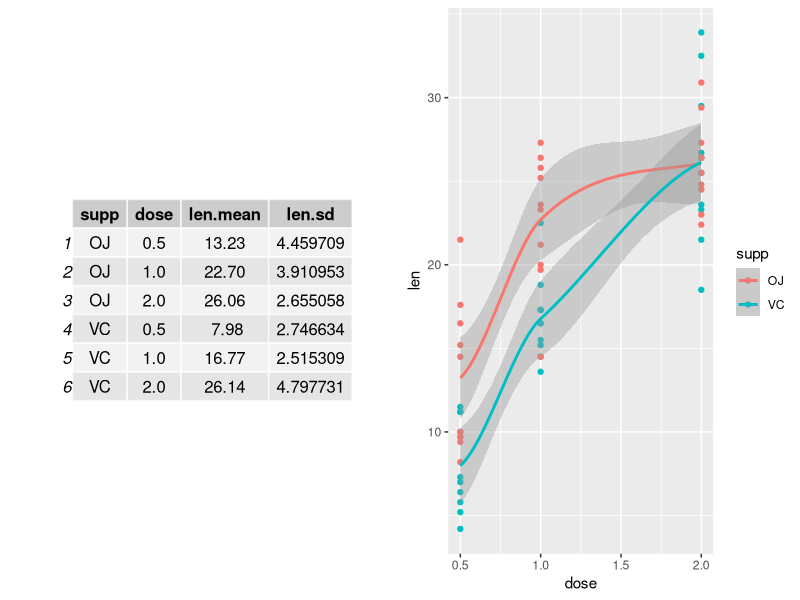
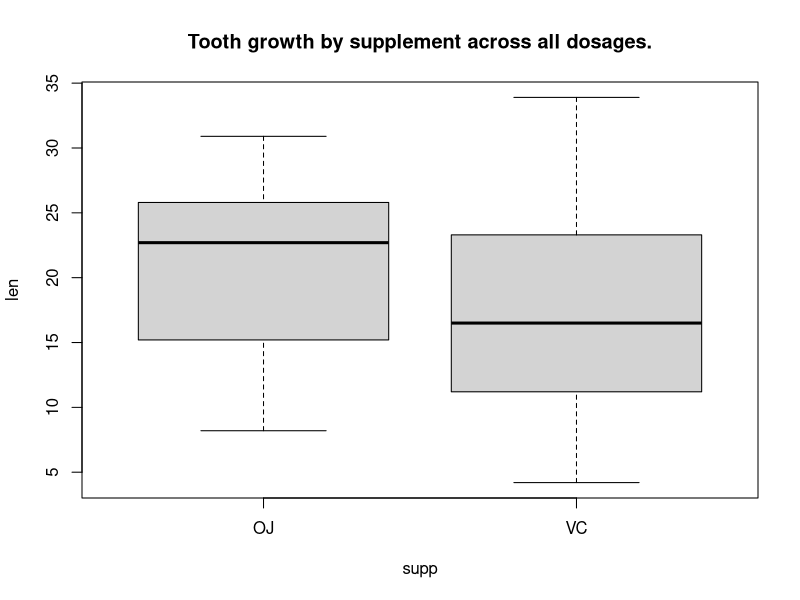

The R script that drew these images, in order: (Note: this script raises an error after producing the figures.)
## ---- chunk 1
library(knitr)
library(grid)
library(gridExtra)
library(ggplot2)
aggr1 <- aggregate( len ~ . , data = ToothGrowth, FUN = mean )
aggr2 <- aggregate( len ~ . , data = ToothGrowth, FUN = sd )
aggrToothGrowth <- merge(aggr1, aggr2, by.x = c("supp", "dose"), by.y = c("supp", "dose"), all.y = F)
names(aggrToothGrowth) <- c("supp", "dose", "len.mean", "len.sd")
## ---- chunk 2
p <- qplot(dose, len, data=ToothGrowth, formula=y~x, color = supp)
suppressWarnings(p <- p + geom_smooth())
suppressWarnings(grid.arrange(tableGrob(aggrToothGrowth), p, ncol=2))
## ---- chunk 3
plot(len ~ supp, data = ToothGrowth, main = "Tooth growth by supplement across all dosages.")
t.test(len ~ supp, paired = F, val.equal = FALSE, data = ToothGrowth, alternative = "greater")
